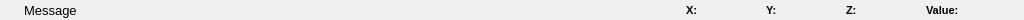
<?xml version="1.0" encoding="UTF-8"?>
<ui version="4.0">
 <class>StatusBar</class>
 <widget class="QWidget" name="StatusBar">
  <property name="geometry">
   <rect>
    <x>0</x>
    <y>0</y>
    <width>1024</width>
    <height>20</height>
   </rect>
  </property>
  <property name="sizePolicy">
   <sizepolicy hsizetype="MinimumExpanding" vsizetype="Preferred">
    <horstretch>0</horstretch>
    <verstretch>0</verstretch>
   </sizepolicy>
  </property>
  <property name="font">
   <font>
    <pointsize>10</pointsize>
   </font>
  </property>
  <property name="windowTitle">
   <string>Form</string>
  </property>
  <property name="styleSheet">
   <string notr="true">QToolButton{
  background-color:  rgba( 0, 0, 0, 0 );
  border: 1px solid  rgba( 0, 0, 0, 0 );
  margin: 0, 0, 0, 0;
  padding: 0, 0, 0, 0, ;
}
</string>
  </property>
  <layout class="QHBoxLayout" name="horizontalLayout_9" stretch="0,1,0,0">
   <property name="spacing">
    <number>0</number>
   </property>
   <property name="margin">
    <number>0</number>
   </property>
   <item>
    <widget class="QWidget" name="widget_8" native="true">
     <property name="sizePolicy">
      <sizepolicy hsizetype="Fixed" vsizetype="Fixed">
       <horstretch>0</horstretch>
       <verstretch>0</verstretch>
      </sizepolicy>
     </property>
     <property name="minimumSize">
      <size>
       <width>20</width>
       <height>20</height>
      </size>
     </property>
     <property name="maximumSize">
      <size>
       <width>20</width>
       <height>20</height>
      </size>
     </property>
     <property name="font">
      <font>
       <pointsize>10</pointsize>
      </font>
     </property>
     <layout class="QHBoxLayout" name="horizontalLayout_8">
      <property name="spacing">
       <number>0</number>
      </property>
      <property name="margin">
       <number>2</number>
      </property>
      <item>
       <widget class="QToolButton" name="info_button_">
        <property name="minimumSize">
         <size>
          <width>16</width>
          <height>16</height>
         </size>
        </property>
        <property name="maximumSize">
         <size>
          <width>16</width>
          <height>16</height>
         </size>
        </property>
        <property name="font">
         <font>
          <pointsize>10</pointsize>
         </font>
        </property>
        <property name="text">
         <string/>
        </property>
        <property name="icon">
         <iconset resource="Resources/AppInterface.qrc">
          <normaloff>:/Images/TextOff.png</normaloff>
          <normalon>:/Images/Text.png</normalon>:/Images/TextOff.png</iconset>
        </property>
        <property name="checkable">
         <bool>true</bool>
        </property>
        <property name="checked">
         <bool>false</bool>
        </property>
        <property name="popupMode">
         <enum>QToolButton::DelayedPopup</enum>
        </property>
       </widget>
      </item>
     </layout>
    </widget>
   </item>
   <item>
    <widget class="QWidget" name="widget_6" native="true">
     <property name="sizePolicy">
      <sizepolicy hsizetype="MinimumExpanding" vsizetype="Preferred">
       <horstretch>0</horstretch>
       <verstretch>0</verstretch>
      </sizepolicy>
     </property>
     <property name="minimumSize">
      <size>
       <width>600</width>
       <height>20</height>
      </size>
     </property>
     <property name="maximumSize">
      <size>
       <width>16777215</width>
       <height>20</height>
      </size>
     </property>
     <property name="font">
      <font>
       <pointsize>10</pointsize>
      </font>
     </property>
     <layout class="QHBoxLayout" name="horizontalLayout_6">
      <property name="spacing">
       <number>0</number>
      </property>
      <property name="leftMargin">
       <number>4</number>
      </property>
      <property name="topMargin">
       <number>1</number>
      </property>
      <property name="rightMargin">
       <number>4</number>
      </property>
      <property name="bottomMargin">
       <number>1</number>
      </property>
      <item>
       <widget class="QLabel" name="status_report_label_">
        <property name="font">
         <font>
          <pointsize>10</pointsize>
         </font>
        </property>
        <property name="text">
         <string>Message</string>
        </property>
       </widget>
      </item>
     </layout>
    </widget>
   </item>
   <item>
    <widget class="QWidget" name="widget_7" native="true">
     <property name="sizePolicy">
      <sizepolicy hsizetype="Fixed" vsizetype="Fixed">
       <horstretch>0</horstretch>
       <verstretch>0</verstretch>
      </sizepolicy>
     </property>
     <property name="minimumSize">
      <size>
       <width>20</width>
       <height>20</height>
      </size>
     </property>
     <property name="maximumSize">
      <size>
       <width>20</width>
       <height>20</height>
      </size>
     </property>
     <property name="font">
      <font>
       <pointsize>10</pointsize>
      </font>
     </property>
     <layout class="QHBoxLayout" name="horizontalLayout_7">
      <property name="spacing">
       <number>0</number>
      </property>
      <property name="margin">
       <number>2</number>
      </property>
      <item>
       <spacer name="horizontalSpacer">
        <property name="orientation">
         <enum>Qt::Horizontal</enum>
        </property>
        <property name="sizeHint" stdset="0">
         <size>
          <width>2</width>
          <height>20</height>
         </size>
        </property>
       </spacer>
      </item>
      <item>
       <widget class="QToolButton" name="world_button_">
        <property name="minimumSize">
         <size>
          <width>16</width>
          <height>16</height>
         </size>
        </property>
        <property name="maximumSize">
         <size>
          <width>16</width>
          <height>16</height>
         </size>
        </property>
        <property name="font">
         <font>
          <pointsize>10</pointsize>
         </font>
        </property>
        <property name="text">
         <string/>
        </property>
        <property name="icon">
         <iconset resource="Resources/AppInterface.qrc">
          <normaloff>:/Images/WorldOff.png</normaloff>
          <normalon>:/Images/World.png</normalon>:/Images/WorldOff.png</iconset>
        </property>
        <property name="checkable">
         <bool>true</bool>
        </property>
        <property name="checked">
         <bool>false</bool>
        </property>
        <property name="popupMode">
         <enum>QToolButton::DelayedPopup</enum>
        </property>
       </widget>
      </item>
     </layout>
    </widget>
   </item>
   <item>
    <widget class="QWidget" name="widget_5" native="true">
     <property name="sizePolicy">
      <sizepolicy hsizetype="Fixed" vsizetype="Fixed">
       <horstretch>0</horstretch>
       <verstretch>0</verstretch>
      </sizepolicy>
     </property>
     <property name="minimumSize">
      <size>
       <width>342</width>
       <height>20</height>
      </size>
     </property>
     <property name="maximumSize">
      <size>
       <width>342</width>
       <height>20</height>
      </size>
     </property>
     <property name="font">
      <font>
       <pointsize>10</pointsize>
      </font>
     </property>
     <layout class="QHBoxLayout" name="horizontalLayout_5" stretch="4,4,4,5">
      <property name="spacing">
       <number>0</number>
      </property>
      <property name="margin">
       <number>0</number>
      </property>
      <item>
       <widget class="QWidget" name="widget_2" native="true">
        <property name="minimumSize">
         <size>
          <width>80</width>
          <height>0</height>
         </size>
        </property>
        <property name="maximumSize">
         <size>
          <width>80</width>
          <height>16777215</height>
         </size>
        </property>
        <property name="font">
         <font>
          <pointsize>10</pointsize>
         </font>
        </property>
        <layout class="QHBoxLayout" name="horizontalLayout" stretch="0,1">
         <property name="spacing">
          <number>0</number>
         </property>
         <property name="leftMargin">
          <number>4</number>
         </property>
         <property name="topMargin">
          <number>2</number>
         </property>
         <property name="rightMargin">
          <number>4</number>
         </property>
         <property name="bottomMargin">
          <number>1</number>
         </property>
         <item>
          <widget class="QLabel" name="x_coord_label_">
           <property name="minimumSize">
            <size>
             <width>14</width>
             <height>0</height>
            </size>
           </property>
           <property name="maximumSize">
            <size>
             <width>14</width>
             <height>16777215</height>
            </size>
           </property>
           <property name="font">
            <font>
             <pointsize>8</pointsize>
             <weight>75</weight>
             <bold>true</bold>
            </font>
           </property>
           <property name="text">
            <string>X:</string>
           </property>
          </widget>
         </item>
         <item>
          <widget class="QLabel" name="x_">
           <property name="minimumSize">
            <size>
             <width>58</width>
             <height>0</height>
            </size>
           </property>
           <property name="maximumSize">
            <size>
             <width>58</width>
             <height>16777215</height>
            </size>
           </property>
           <property name="font">
            <font>
             <pointsize>10</pointsize>
            </font>
           </property>
           <property name="text">
            <string/>
           </property>
          </widget>
         </item>
        </layout>
       </widget>
      </item>
      <item>
       <widget class="QWidget" name="widget_3" native="true">
        <property name="minimumSize">
         <size>
          <width>80</width>
          <height>0</height>
         </size>
        </property>
        <property name="maximumSize">
         <size>
          <width>80</width>
          <height>16777215</height>
         </size>
        </property>
        <property name="font">
         <font>
          <pointsize>10</pointsize>
         </font>
        </property>
        <layout class="QHBoxLayout" name="horizontalLayout_2" stretch="0,1">
         <property name="spacing">
          <number>0</number>
         </property>
         <property name="leftMargin">
          <number>4</number>
         </property>
         <property name="topMargin">
          <number>2</number>
         </property>
         <property name="rightMargin">
          <number>4</number>
         </property>
         <property name="bottomMargin">
          <number>1</number>
         </property>
         <item>
          <widget class="QLabel" name="y_coord_label_">
           <property name="minimumSize">
            <size>
             <width>14</width>
             <height>0</height>
            </size>
           </property>
           <property name="maximumSize">
            <size>
             <width>14</width>
             <height>16777215</height>
            </size>
           </property>
           <property name="font">
            <font>
             <pointsize>8</pointsize>
             <weight>75</weight>
             <bold>true</bold>
            </font>
           </property>
           <property name="text">
            <string>Y:</string>
           </property>
          </widget>
         </item>
         <item>
          <widget class="QLabel" name="y_">
           <property name="minimumSize">
            <size>
             <width>58</width>
             <height>0</height>
            </size>
           </property>
           <property name="maximumSize">
            <size>
             <width>58</width>
             <height>16777215</height>
            </size>
           </property>
           <property name="font">
            <font>
             <pointsize>10</pointsize>
            </font>
           </property>
           <property name="text">
            <string/>
           </property>
          </widget>
         </item>
        </layout>
       </widget>
      </item>
      <item>
       <widget class="QWidget" name="widget_4" native="true">
        <property name="minimumSize">
         <size>
          <width>80</width>
          <height>0</height>
         </size>
        </property>
        <property name="maximumSize">
         <size>
          <width>80</width>
          <height>16777215</height>
         </size>
        </property>
        <property name="font">
         <font>
          <pointsize>10</pointsize>
         </font>
        </property>
        <layout class="QHBoxLayout" name="horizontalLayout_3" stretch="0,1">
         <property name="spacing">
          <number>0</number>
         </property>
         <property name="leftMargin">
          <number>4</number>
         </property>
         <property name="topMargin">
          <number>2</number>
         </property>
         <property name="rightMargin">
          <number>4</number>
         </property>
         <property name="bottomMargin">
          <number>1</number>
         </property>
         <item>
          <widget class="QLabel" name="z_coord_label_">
           <property name="minimumSize">
            <size>
             <width>14</width>
             <height>0</height>
            </size>
           </property>
           <property name="maximumSize">
            <size>
             <width>14</width>
             <height>16777215</height>
            </size>
           </property>
           <property name="font">
            <font>
             <pointsize>8</pointsize>
             <weight>75</weight>
             <bold>true</bold>
            </font>
           </property>
           <property name="text">
            <string>Z:</string>
           </property>
          </widget>
         </item>
         <item>
          <widget class="QLabel" name="z_">
           <property name="minimumSize">
            <size>
             <width>58</width>
             <height>0</height>
            </size>
           </property>
           <property name="maximumSize">
            <size>
             <width>58</width>
             <height>16777215</height>
            </size>
           </property>
           <property name="font">
            <font>
             <pointsize>10</pointsize>
            </font>
           </property>
           <property name="text">
            <string/>
           </property>
          </widget>
         </item>
        </layout>
       </widget>
      </item>
      <item>
       <widget class="QWidget" name="widget" native="true">
        <property name="minimumSize">
         <size>
          <width>102</width>
          <height>0</height>
         </size>
        </property>
        <property name="maximumSize">
         <size>
          <width>102</width>
          <height>16777215</height>
         </size>
        </property>
        <property name="font">
         <font>
          <pointsize>10</pointsize>
         </font>
        </property>
        <layout class="QHBoxLayout" name="horizontalLayout_4" stretch="0,1">
         <property name="spacing">
          <number>0</number>
         </property>
         <property name="leftMargin">
          <number>4</number>
         </property>
         <property name="topMargin">
          <number>2</number>
         </property>
         <property name="rightMargin">
          <number>4</number>
         </property>
         <property name="bottomMargin">
          <number>1</number>
         </property>
         <item>
          <widget class="QLabel" name="value_label_">
           <property name="minimumSize">
            <size>
             <width>36</width>
             <height>0</height>
            </size>
           </property>
           <property name="maximumSize">
            <size>
             <width>36</width>
             <height>16777215</height>
            </size>
           </property>
           <property name="font">
            <font>
             <pointsize>8</pointsize>
             <weight>75</weight>
             <bold>true</bold>
            </font>
           </property>
           <property name="text">
            <string>Value:</string>
           </property>
          </widget>
         </item>
         <item>
          <widget class="QLabel" name="value_">
           <property name="minimumSize">
            <size>
             <width>58</width>
             <height>0</height>
            </size>
           </property>
           <property name="maximumSize">
            <size>
             <width>58</width>
             <height>16777215</height>
            </size>
           </property>
           <property name="font">
            <font>
             <pointsize>10</pointsize>
            </font>
           </property>
           <property name="text">
            <string/>
           </property>
          </widget>
         </item>
        </layout>
       </widget>
      </item>
     </layout>
    </widget>
   </item>
  </layout>
 </widget>
 <resources>
  <include location="Resources/AppInterface.qrc"/>
 </resources>
 <connections/>
</ui>
